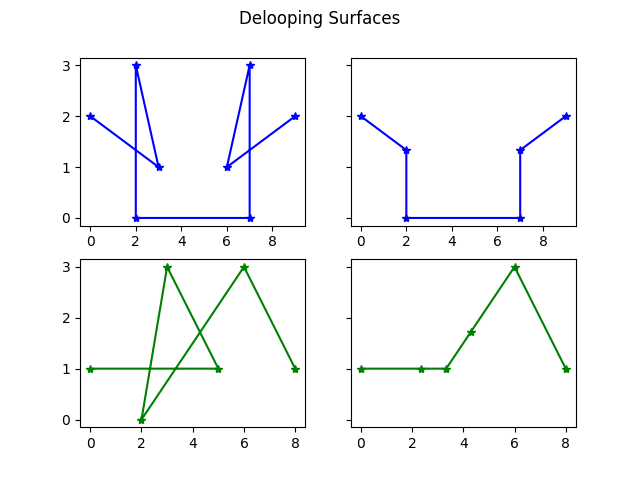

Reproduce this figure in Python.
"""tests the deloop() method of the surface class"""

import numpy as np
import matplotlib.pyplot as plt
from minitopsim.surface import Surface

if __name__ == '__main__':
    # surfaces with loops
    x_loops_1 = np.array([0, 3, 2, 2, 7, 7, 6, 9])
    y_loops_1 = np.array([2, 1, 3, 0, 0, 3, 1, 2])

    x_loops_2 = np.array([0, 5, 3, 2, 6, 8])
    y_loops_2 = np.array([1, 1, 3, 0, 3, 1])

    # surfaces without loops
    surface1 = Surface(x_loops_1, y_loops_1)
    x_delooped_1, y_delooped_1 = surface1.deloop(x_loops_1, y_loops_1)

    surface2 = Surface(x_loops_2, y_loops_2)
    x_delooped_2, y_delooped_2 = surface2.deloop(x_loops_2, y_loops_2)

    # plotting surfaces
    fig, axs = plt.subplots(2, 2, sharey=True)
    fig.suptitle("Delooping Surfaces")

    axs[0, 0].plot(x_loops_1, y_loops_1, "b*-")
    axs[0, 1].plot(x_delooped_1, y_delooped_1, "b*-")
    axs[1, 0].plot(x_loops_2, y_loops_2, "g*-")
    axs[1, 1].plot(x_delooped_2, y_delooped_2, "g*-")

    plt.savefig("check_deloop.png")
    plt.show()
